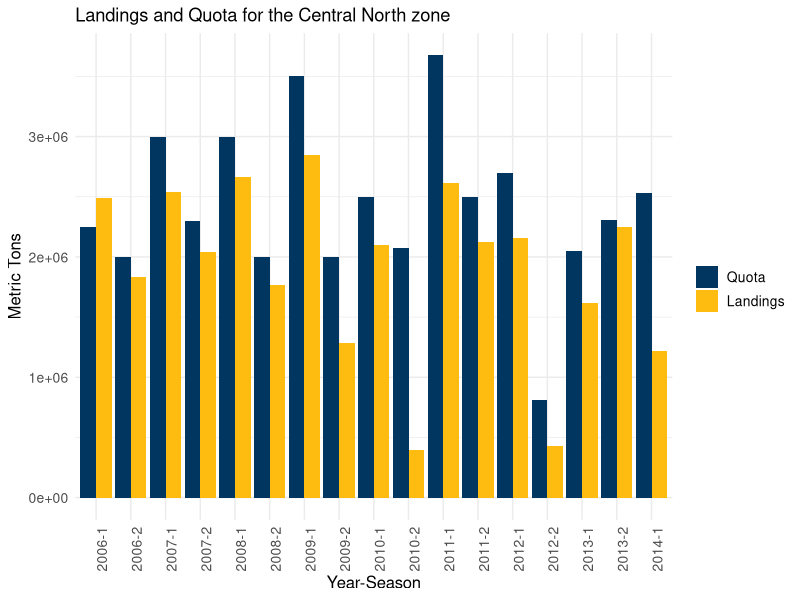

Write the R code that produced this figure.
## ---- chunk 1

library(tidyverse)
landings<-read_csv(here::here("data","year_season_zone.csv"))|> 
  mutate(chr_year=as.character(year)) |> 
  mutate(yr_season=paste(chr_year,season_number,sep="-")) |> 
  select(-chr_year)
bio<-readxl::read_excel(here::here("data","per_anchovy_stock_estimate.xlsx"))|> 
  mutate(chr_year=as.character(year)) |> 
  mutate(yr_season=paste(chr_year,season_num,sep="-")) |> 
  select(-chr_year)

quota<-readxl::read_excel(here::here("data","Temporadas pesqueras.xlsx"),sheet="clean")

full<-quota |> 
  left_join(landings,by=c("yr_season","zone")) |> 
  left_join(bio,by=c("yr_season","zone")) |> 
  select(year,yr_season,zone,sum_landing,biomass,quota) |> 
  pivot_longer(cols=c("sum_landing","biomass","quota"),names_to="type",values_to="value")

# make a bar graph of the landings and quota for each zone and yr_season
full |> 
  filter(zone=="CN" & type != "biomass") |> 
  ggplot(aes(x=yr_season,y=value,fill=type))+
  geom_col(stat="identity",position="dodge")+
  theme_minimal()+
  theme(axis.text.x = element_text(angle = 90, hjust = 1))+
  scale_fill_manual(values=c("#003660","#FEBC11"),name="",labels=c("Quota","Landings"))+
  labs(x="Year-Season",y="Metric Tons",title="Landings and Quota for the Central North zone")+
  theme(axis.title=element_text(size=12),axis.text=element_text(size=10),legend.text=element_text(size=10),legend.title=element_text(size=12))


